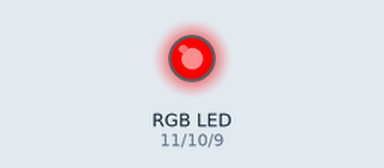
Recording of a sketch running on a simulated Arduino Uno, built with avr-gcc and run on an emulated ATmega328P. Parts: an RGB LED mixed from three pins (HIGH = lit). Dim RGB values are drawn brighter than linear.

Above: at 0.05 s.
At 1.75 s:
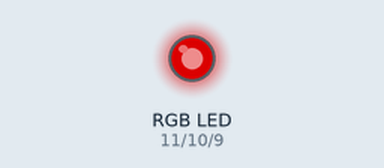
At 3.5 s:
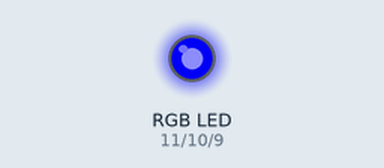
At 7.0 s:
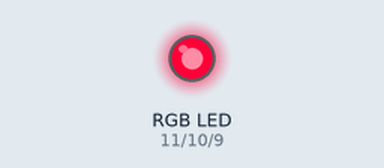
Timing chart, 0 to 9.4 s (numbered marks = the images above):
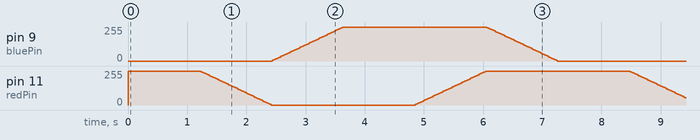

The sketch:

dioda_RGB.ino
```cpp
const int bluePin = 9;
const int greenPin = 10;
const int redPin = 11;

struct RGB{
  byte r, g, b;
};

void setup() {
  pinMode(bluePin,OUTPUT);
  pinMode(greenPin,OUTPUT);
  pinMode(redPin,OUTPUT);
}

RGB hsvToRgb(uint16_t h, uint8_t s, uint8_t v){
  uint8_t f = (h % 60) * 255 / 60;
  uint8_t p = (255 - s) * (uint16_t)v / 255;
  uint8_t q = (255 - f * (uint16_t)s / 255) * (uint16_t)v / 255;
  uint8_t t = (255 - (255 - f) * (uint16_t)s / 255) * (uint16_t)v / 255;
  uint8_t r = 0, g = 0, b = 0;
  switch((h / 60) % 6){
    case 0: r=v; g=t; b=p; break;
    case 1: r=q; g=v; b=p; break;
    case 2: r=p; g=v; b=t; break;
    case 3: r=p; g=q; b=v; break;
    case 4: r=t; g=p; b=v; break;
    case 5: r=v; g=p; b=q; break;
  }
  return (RGB){r, g, b};
}
unsigned int i;
RGB dioda;

void loop() {
  for(i=0;i<360;i++){
    dioda = hsvToRgb(i,255,255);
    analogWrite(redPin,dioda.r);
    analogWrite(redPin,dioda.r);
    analogWrite(bluePin,dioda.b);
    delay(20);
  }

}
```
